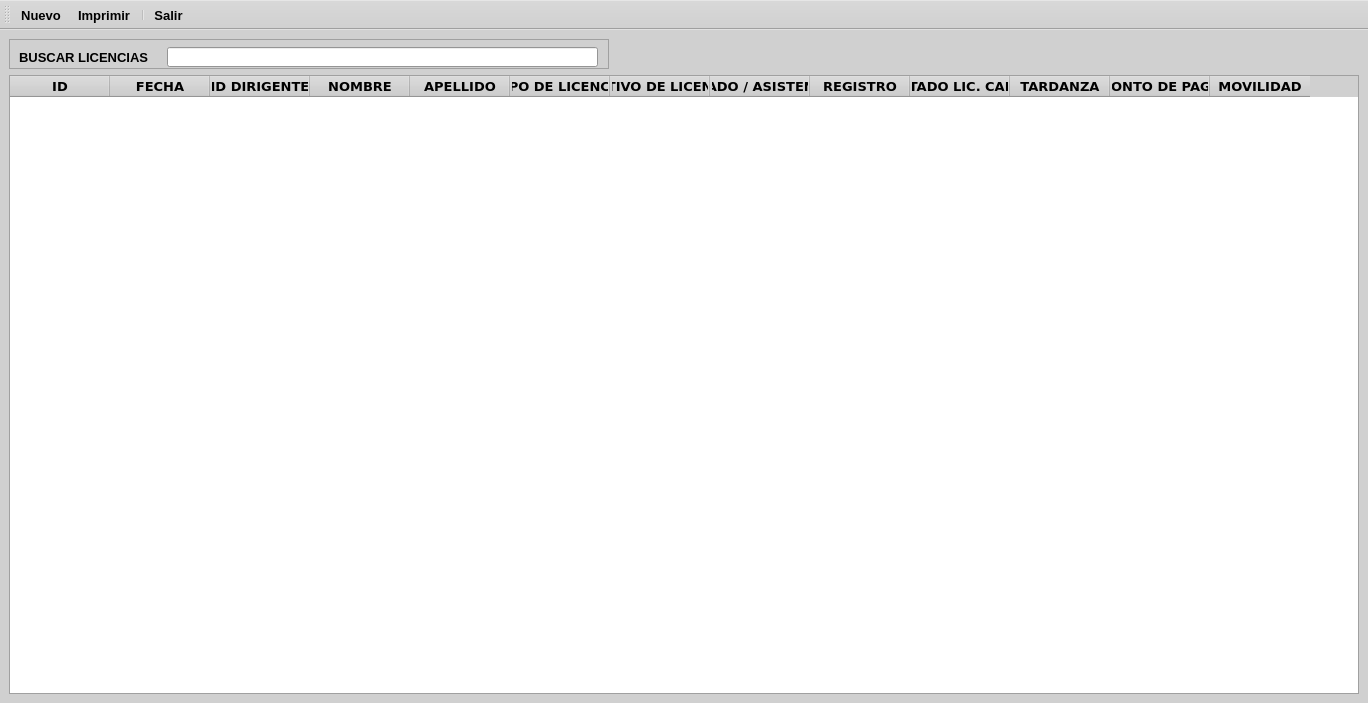
<?xml version="1.0" encoding="UTF-8"?>
<ui version="4.0">
 <class>MainWindow</class>
 <widget class="QMainWindow" name="MainWindow">
  <property name="geometry">
   <rect>
    <x>0</x>
    <y>0</y>
    <width>1368</width>
    <height>703</height>
   </rect>
  </property>
  <property name="palette">
   <palette>
    <active>
     <colorrole role="WindowText">
      <brush brushstyle="SolidPattern">
       <color alpha="255">
        <red>0</red>
        <green>0</green>
        <blue>0</blue>
       </color>
      </brush>
     </colorrole>
     <colorrole role="Button">
      <brush brushstyle="SolidPattern">
       <color alpha="255">
        <red>208</red>
        <green>208</green>
        <blue>208</blue>
       </color>
      </brush>
     </colorrole>
     <colorrole role="Light">
      <brush brushstyle="SolidPattern">
       <color alpha="255">
        <red>255</red>
        <green>255</green>
        <blue>255</blue>
       </color>
      </brush>
     </colorrole>
     <colorrole role="Midlight">
      <brush brushstyle="SolidPattern">
       <color alpha="255">
        <red>231</red>
        <green>231</green>
        <blue>231</blue>
       </color>
      </brush>
     </colorrole>
     <colorrole role="Dark">
      <brush brushstyle="SolidPattern">
       <color alpha="255">
        <red>104</red>
        <green>104</green>
        <blue>104</blue>
       </color>
      </brush>
     </colorrole>
     <colorrole role="Mid">
      <brush brushstyle="SolidPattern">
       <color alpha="255">
        <red>139</red>
        <green>139</green>
        <blue>139</blue>
       </color>
      </brush>
     </colorrole>
     <colorrole role="Text">
      <brush brushstyle="SolidPattern">
       <color alpha="255">
        <red>0</red>
        <green>0</green>
        <blue>0</blue>
       </color>
      </brush>
     </colorrole>
     <colorrole role="BrightText">
      <brush brushstyle="SolidPattern">
       <color alpha="255">
        <red>255</red>
        <green>255</green>
        <blue>255</blue>
       </color>
      </brush>
     </colorrole>
     <colorrole role="ButtonText">
      <brush brushstyle="SolidPattern">
       <color alpha="255">
        <red>0</red>
        <green>0</green>
        <blue>0</blue>
       </color>
      </brush>
     </colorrole>
     <colorrole role="Base">
      <brush brushstyle="SolidPattern">
       <color alpha="255">
        <red>255</red>
        <green>255</green>
        <blue>255</blue>
       </color>
      </brush>
     </colorrole>
     <colorrole role="Window">
      <brush brushstyle="SolidPattern">
       <color alpha="255">
        <red>208</red>
        <green>208</green>
        <blue>208</blue>
       </color>
      </brush>
     </colorrole>
     <colorrole role="Shadow">
      <brush brushstyle="SolidPattern">
       <color alpha="255">
        <red>0</red>
        <green>0</green>
        <blue>0</blue>
       </color>
      </brush>
     </colorrole>
     <colorrole role="AlternateBase">
      <brush brushstyle="SolidPattern">
       <color alpha="255">
        <red>231</red>
        <green>231</green>
        <blue>231</blue>
       </color>
      </brush>
     </colorrole>
     <colorrole role="ToolTipBase">
      <brush brushstyle="SolidPattern">
       <color alpha="255">
        <red>255</red>
        <green>255</green>
        <blue>220</blue>
       </color>
      </brush>
     </colorrole>
     <colorrole role="ToolTipText">
      <brush brushstyle="SolidPattern">
       <color alpha="255">
        <red>0</red>
        <green>0</green>
        <blue>0</blue>
       </color>
      </brush>
     </colorrole>
     <colorrole role="PlaceholderText">
      <brush brushstyle="SolidPattern">
       <color alpha="128">
        <red>0</red>
        <green>0</green>
        <blue>0</blue>
       </color>
      </brush>
     </colorrole>
    </active>
    <inactive>
     <colorrole role="WindowText">
      <brush brushstyle="SolidPattern">
       <color alpha="255">
        <red>0</red>
        <green>0</green>
        <blue>0</blue>
       </color>
      </brush>
     </colorrole>
     <colorrole role="Button">
      <brush brushstyle="SolidPattern">
       <color alpha="255">
        <red>208</red>
        <green>208</green>
        <blue>208</blue>
       </color>
      </brush>
     </colorrole>
     <colorrole role="Light">
      <brush brushstyle="SolidPattern">
       <color alpha="255">
        <red>255</red>
        <green>255</green>
        <blue>255</blue>
       </color>
      </brush>
     </colorrole>
     <colorrole role="Midlight">
      <brush brushstyle="SolidPattern">
       <color alpha="255">
        <red>231</red>
        <green>231</green>
        <blue>231</blue>
       </color>
      </brush>
     </colorrole>
     <colorrole role="Dark">
      <brush brushstyle="SolidPattern">
       <color alpha="255">
        <red>104</red>
        <green>104</green>
        <blue>104</blue>
       </color>
      </brush>
     </colorrole>
     <colorrole role="Mid">
      <brush brushstyle="SolidPattern">
       <color alpha="255">
        <red>139</red>
        <green>139</green>
        <blue>139</blue>
       </color>
      </brush>
     </colorrole>
     <colorrole role="Text">
      <brush brushstyle="SolidPattern">
       <color alpha="255">
        <red>0</red>
        <green>0</green>
        <blue>0</blue>
       </color>
      </brush>
     </colorrole>
     <colorrole role="BrightText">
      <brush brushstyle="SolidPattern">
       <color alpha="255">
        <red>255</red>
        <green>255</green>
        <blue>255</blue>
       </color>
      </brush>
     </colorrole>
     <colorrole role="ButtonText">
      <brush brushstyle="SolidPattern">
       <color alpha="255">
        <red>0</red>
        <green>0</green>
        <blue>0</blue>
       </color>
      </brush>
     </colorrole>
     <colorrole role="Base">
      <brush brushstyle="SolidPattern">
       <color alpha="255">
        <red>255</red>
        <green>255</green>
        <blue>255</blue>
       </color>
      </brush>
     </colorrole>
     <colorrole role="Window">
      <brush brushstyle="SolidPattern">
       <color alpha="255">
        <red>208</red>
        <green>208</green>
        <blue>208</blue>
       </color>
      </brush>
     </colorrole>
     <colorrole role="Shadow">
      <brush brushstyle="SolidPattern">
       <color alpha="255">
        <red>0</red>
        <green>0</green>
        <blue>0</blue>
       </color>
      </brush>
     </colorrole>
     <colorrole role="AlternateBase">
      <brush brushstyle="SolidPattern">
       <color alpha="255">
        <red>231</red>
        <green>231</green>
        <blue>231</blue>
       </color>
      </brush>
     </colorrole>
     <colorrole role="ToolTipBase">
      <brush brushstyle="SolidPattern">
       <color alpha="255">
        <red>255</red>
        <green>255</green>
        <blue>220</blue>
       </color>
      </brush>
     </colorrole>
     <colorrole role="ToolTipText">
      <brush brushstyle="SolidPattern">
       <color alpha="255">
        <red>0</red>
        <green>0</green>
        <blue>0</blue>
       </color>
      </brush>
     </colorrole>
     <colorrole role="PlaceholderText">
      <brush brushstyle="SolidPattern">
       <color alpha="128">
        <red>0</red>
        <green>0</green>
        <blue>0</blue>
       </color>
      </brush>
     </colorrole>
    </inactive>
    <disabled>
     <colorrole role="WindowText">
      <brush brushstyle="SolidPattern">
       <color alpha="255">
        <red>104</red>
        <green>104</green>
        <blue>104</blue>
       </color>
      </brush>
     </colorrole>
     <colorrole role="Button">
      <brush brushstyle="SolidPattern">
       <color alpha="255">
        <red>208</red>
        <green>208</green>
        <blue>208</blue>
       </color>
      </brush>
     </colorrole>
     <colorrole role="Light">
      <brush brushstyle="SolidPattern">
       <color alpha="255">
        <red>255</red>
        <green>255</green>
        <blue>255</blue>
       </color>
      </brush>
     </colorrole>
     <colorrole role="Midlight">
      <brush brushstyle="SolidPattern">
       <color alpha="255">
        <red>231</red>
        <green>231</green>
        <blue>231</blue>
       </color>
      </brush>
     </colorrole>
     <colorrole role="Dark">
      <brush brushstyle="SolidPattern">
       <color alpha="255">
        <red>104</red>
        <green>104</green>
        <blue>104</blue>
       </color>
      </brush>
     </colorrole>
     <colorrole role="Mid">
      <brush brushstyle="SolidPattern">
       <color alpha="255">
        <red>139</red>
        <green>139</green>
        <blue>139</blue>
       </color>
      </brush>
     </colorrole>
     <colorrole role="Text">
      <brush brushstyle="SolidPattern">
       <color alpha="255">
        <red>104</red>
        <green>104</green>
        <blue>104</blue>
       </color>
      </brush>
     </colorrole>
     <colorrole role="BrightText">
      <brush brushstyle="SolidPattern">
       <color alpha="255">
        <red>255</red>
        <green>255</green>
        <blue>255</blue>
       </color>
      </brush>
     </colorrole>
     <colorrole role="ButtonText">
      <brush brushstyle="SolidPattern">
       <color alpha="255">
        <red>104</red>
        <green>104</green>
        <blue>104</blue>
       </color>
      </brush>
     </colorrole>
     <colorrole role="Base">
      <brush brushstyle="SolidPattern">
       <color alpha="255">
        <red>208</red>
        <green>208</green>
        <blue>208</blue>
       </color>
      </brush>
     </colorrole>
     <colorrole role="Window">
      <brush brushstyle="SolidPattern">
       <color alpha="255">
        <red>208</red>
        <green>208</green>
        <blue>208</blue>
       </color>
      </brush>
     </colorrole>
     <colorrole role="Shadow">
      <brush brushstyle="SolidPattern">
       <color alpha="255">
        <red>0</red>
        <green>0</green>
        <blue>0</blue>
       </color>
      </brush>
     </colorrole>
     <colorrole role="AlternateBase">
      <brush brushstyle="SolidPattern">
       <color alpha="255">
        <red>208</red>
        <green>208</green>
        <blue>208</blue>
       </color>
      </brush>
     </colorrole>
     <colorrole role="ToolTipBase">
      <brush brushstyle="SolidPattern">
       <color alpha="255">
        <red>255</red>
        <green>255</green>
        <blue>220</blue>
       </color>
      </brush>
     </colorrole>
     <colorrole role="ToolTipText">
      <brush brushstyle="SolidPattern">
       <color alpha="255">
        <red>0</red>
        <green>0</green>
        <blue>0</blue>
       </color>
      </brush>
     </colorrole>
     <colorrole role="PlaceholderText">
      <brush brushstyle="SolidPattern">
       <color alpha="128">
        <red>0</red>
        <green>0</green>
        <blue>0</blue>
       </color>
      </brush>
     </colorrole>
    </disabled>
   </palette>
  </property>
  <property name="font">
   <font>
    <pointsize>10</pointsize>
    <bold>true</bold>
   </font>
  </property>
  <property name="windowTitle">
   <string>MainWindow</string>
  </property>
  <widget class="QWidget" name="centralwidget">
   <layout class="QVBoxLayout" name="verticalLayout">
    <item>
     <widget class="QFrame" name="frame">
      <property name="minimumSize">
       <size>
        <width>600</width>
        <height>30</height>
       </size>
      </property>
      <property name="maximumSize">
       <size>
        <width>600</width>
        <height>50</height>
       </size>
      </property>
      <property name="frameShape">
       <enum>QFrame::Shape::StyledPanel</enum>
      </property>
      <property name="frameShadow">
       <enum>QFrame::Shadow::Raised</enum>
      </property>
      <widget class="QLabel" name="label">
       <property name="geometry">
        <rect>
         <x>10</x>
         <y>10</y>
         <width>141</width>
         <height>16</height>
        </rect>
       </property>
       <property name="text">
        <string>BUSCAR LICENCIAS</string>
       </property>
      </widget>
      <widget class="QLineEdit" name="lineEdit">
       <property name="geometry">
        <rect>
         <x>158</x>
         <y>8</y>
         <width>431</width>
         <height>20</height>
        </rect>
       </property>
      </widget>
     </widget>
    </item>
    <item>
     <widget class="QTableWidget" name="tableWidget">
      <property name="font">
       <font>
        <family>Verdana</family>
        <pointsize>10</pointsize>
        <bold>true</bold>
       </font>
      </property>
      <property name="focusPolicy">
       <enum>Qt::FocusPolicy::NoFocus</enum>
      </property>
      <property name="sizeAdjustPolicy">
       <enum>QAbstractScrollArea::SizeAdjustPolicy::AdjustIgnored</enum>
      </property>
      <property name="editTriggers">
       <set>QAbstractItemView::EditTrigger::NoEditTriggers</set>
      </property>
      <column>
       <property name="text">
        <string>ID</string>
       </property>
      </column>
      <column>
       <property name="text">
        <string>FECHA</string>
       </property>
      </column>
      <column>
       <property name="text">
        <string>ID DIRIGENTE</string>
       </property>
      </column>
      <column>
       <property name="text">
        <string>NOMBRE</string>
       </property>
      </column>
      <column>
       <property name="text">
        <string>APELLIDO</string>
       </property>
      </column>
      <column>
       <property name="text">
        <string>TIPO DE LICENCIA</string>
       </property>
      </column>
      <column>
       <property name="text">
        <string>MOTIVO DE LICENCIA</string>
       </property>
      </column>
      <column>
       <property name="text">
        <string>ESTADO / ASISTENCIA</string>
       </property>
      </column>
      <column>
       <property name="text">
        <string>REGISTRO</string>
       </property>
      </column>
      <column>
       <property name="text">
        <string>ESTADO LIC. CANJE</string>
       </property>
      </column>
      <column>
       <property name="text">
        <string>TARDANZA</string>
       </property>
      </column>
      <column>
       <property name="text">
        <string>MONTO DE PAGO</string>
       </property>
      </column>
      <column>
       <property name="text">
        <string>MOVILIDAD</string>
       </property>
      </column>
     </widget>
    </item>
   </layout>
  </widget>
  <widget class="QToolBar" name="toolBar">
   <property name="palette">
    <palette>
     <active>
      <colorrole role="WindowText">
       <brush brushstyle="SolidPattern">
        <color alpha="255">
         <red>0</red>
         <green>0</green>
         <blue>0</blue>
        </color>
       </brush>
      </colorrole>
      <colorrole role="Button">
       <brush brushstyle="SolidPattern">
        <color alpha="255">
         <red>208</red>
         <green>208</green>
         <blue>208</blue>
        </color>
       </brush>
      </colorrole>
      <colorrole role="Light">
       <brush brushstyle="SolidPattern">
        <color alpha="255">
         <red>255</red>
         <green>255</green>
         <blue>255</blue>
        </color>
       </brush>
      </colorrole>
      <colorrole role="Midlight">
       <brush brushstyle="SolidPattern">
        <color alpha="255">
         <red>231</red>
         <green>231</green>
         <blue>231</blue>
        </color>
       </brush>
      </colorrole>
      <colorrole role="Dark">
       <brush brushstyle="SolidPattern">
        <color alpha="255">
         <red>104</red>
         <green>104</green>
         <blue>104</blue>
        </color>
       </brush>
      </colorrole>
      <colorrole role="Mid">
       <brush brushstyle="SolidPattern">
        <color alpha="255">
         <red>139</red>
         <green>139</green>
         <blue>139</blue>
        </color>
       </brush>
      </colorrole>
      <colorrole role="Text">
       <brush brushstyle="SolidPattern">
        <color alpha="255">
         <red>0</red>
         <green>0</green>
         <blue>0</blue>
        </color>
       </brush>
      </colorrole>
      <colorrole role="BrightText">
       <brush brushstyle="SolidPattern">
        <color alpha="255">
         <red>255</red>
         <green>255</green>
         <blue>255</blue>
        </color>
       </brush>
      </colorrole>
      <colorrole role="ButtonText">
       <brush brushstyle="SolidPattern">
        <color alpha="255">
         <red>0</red>
         <green>0</green>
         <blue>0</blue>
        </color>
       </brush>
      </colorrole>
      <colorrole role="Base">
       <brush brushstyle="SolidPattern">
        <color alpha="255">
         <red>255</red>
         <green>255</green>
         <blue>255</blue>
        </color>
       </brush>
      </colorrole>
      <colorrole role="Window">
       <brush brushstyle="SolidPattern">
        <color alpha="255">
         <red>208</red>
         <green>208</green>
         <blue>208</blue>
        </color>
       </brush>
      </colorrole>
      <colorrole role="Shadow">
       <brush brushstyle="SolidPattern">
        <color alpha="255">
         <red>0</red>
         <green>0</green>
         <blue>0</blue>
        </color>
       </brush>
      </colorrole>
      <colorrole role="AlternateBase">
       <brush brushstyle="SolidPattern">
        <color alpha="255">
         <red>231</red>
         <green>231</green>
         <blue>231</blue>
        </color>
       </brush>
      </colorrole>
      <colorrole role="ToolTipBase">
       <brush brushstyle="SolidPattern">
        <color alpha="255">
         <red>255</red>
         <green>255</green>
         <blue>220</blue>
        </color>
       </brush>
      </colorrole>
      <colorrole role="ToolTipText">
       <brush brushstyle="SolidPattern">
        <color alpha="255">
         <red>0</red>
         <green>0</green>
         <blue>0</blue>
        </color>
       </brush>
      </colorrole>
      <colorrole role="PlaceholderText">
       <brush brushstyle="SolidPattern">
        <color alpha="128">
         <red>0</red>
         <green>0</green>
         <blue>0</blue>
        </color>
       </brush>
      </colorrole>
     </active>
     <inactive>
      <colorrole role="WindowText">
       <brush brushstyle="SolidPattern">
        <color alpha="255">
         <red>0</red>
         <green>0</green>
         <blue>0</blue>
        </color>
       </brush>
      </colorrole>
      <colorrole role="Button">
       <brush brushstyle="SolidPattern">
        <color alpha="255">
         <red>208</red>
         <green>208</green>
         <blue>208</blue>
        </color>
       </brush>
      </colorrole>
      <colorrole role="Light">
       <brush brushstyle="SolidPattern">
        <color alpha="255">
         <red>255</red>
         <green>255</green>
         <blue>255</blue>
        </color>
       </brush>
      </colorrole>
      <colorrole role="Midlight">
       <brush brushstyle="SolidPattern">
        <color alpha="255">
         <red>231</red>
         <green>231</green>
         <blue>231</blue>
        </color>
       </brush>
      </colorrole>
      <colorrole role="Dark">
       <brush brushstyle="SolidPattern">
        <color alpha="255">
         <red>104</red>
         <green>104</green>
         <blue>104</blue>
        </color>
       </brush>
      </colorrole>
      <colorrole role="Mid">
       <brush brushstyle="SolidPattern">
        <color alpha="255">
         <red>139</red>
         <green>139</green>
         <blue>139</blue>
        </color>
       </brush>
      </colorrole>
      <colorrole role="Text">
       <brush brushstyle="SolidPattern">
        <color alpha="255">
         <red>0</red>
         <green>0</green>
         <blue>0</blue>
        </color>
       </brush>
      </colorrole>
      <colorrole role="BrightText">
       <brush brushstyle="SolidPattern">
        <color alpha="255">
         <red>255</red>
         <green>255</green>
         <blue>255</blue>
        </color>
       </brush>
      </colorrole>
      <colorrole role="ButtonText">
       <brush brushstyle="SolidPattern">
        <color alpha="255">
         <red>0</red>
         <green>0</green>
         <blue>0</blue>
        </color>
       </brush>
      </colorrole>
      <colorrole role="Base">
       <brush brushstyle="SolidPattern">
        <color alpha="255">
         <red>255</red>
         <green>255</green>
         <blue>255</blue>
        </color>
       </brush>
      </colorrole>
      <colorrole role="Window">
       <brush brushstyle="SolidPattern">
        <color alpha="255">
         <red>208</red>
         <green>208</green>
         <blue>208</blue>
        </color>
       </brush>
      </colorrole>
      <colorrole role="Shadow">
       <brush brushstyle="SolidPattern">
        <color alpha="255">
         <red>0</red>
         <green>0</green>
         <blue>0</blue>
        </color>
       </brush>
      </colorrole>
      <colorrole role="AlternateBase">
       <brush brushstyle="SolidPattern">
        <color alpha="255">
         <red>231</red>
         <green>231</green>
         <blue>231</blue>
        </color>
       </brush>
      </colorrole>
      <colorrole role="ToolTipBase">
       <brush brushstyle="SolidPattern">
        <color alpha="255">
         <red>255</red>
         <green>255</green>
         <blue>220</blue>
        </color>
       </brush>
      </colorrole>
      <colorrole role="ToolTipText">
       <brush brushstyle="SolidPattern">
        <color alpha="255">
         <red>0</red>
         <green>0</green>
         <blue>0</blue>
        </color>
       </brush>
      </colorrole>
      <colorrole role="PlaceholderText">
       <brush brushstyle="SolidPattern">
        <color alpha="128">
         <red>0</red>
         <green>0</green>
         <blue>0</blue>
        </color>
       </brush>
      </colorrole>
     </inactive>
     <disabled>
      <colorrole role="WindowText">
       <brush brushstyle="SolidPattern">
        <color alpha="255">
         <red>104</red>
         <green>104</green>
         <blue>104</blue>
        </color>
       </brush>
      </colorrole>
      <colorrole role="Button">
       <brush brushstyle="SolidPattern">
        <color alpha="255">
         <red>208</red>
         <green>208</green>
         <blue>208</blue>
        </color>
       </brush>
      </colorrole>
      <colorrole role="Light">
       <brush brushstyle="SolidPattern">
        <color alpha="255">
         <red>255</red>
         <green>255</green>
         <blue>255</blue>
        </color>
       </brush>
      </colorrole>
      <colorrole role="Midlight">
       <brush brushstyle="SolidPattern">
        <color alpha="255">
         <red>231</red>
         <green>231</green>
         <blue>231</blue>
        </color>
       </brush>
      </colorrole>
      <colorrole role="Dark">
       <brush brushstyle="SolidPattern">
        <color alpha="255">
         <red>104</red>
         <green>104</green>
         <blue>104</blue>
        </color>
       </brush>
      </colorrole>
      <colorrole role="Mid">
       <brush brushstyle="SolidPattern">
        <color alpha="255">
         <red>139</red>
         <green>139</green>
         <blue>139</blue>
        </color>
       </brush>
      </colorrole>
      <colorrole role="Text">
       <brush brushstyle="SolidPattern">
        <color alpha="255">
         <red>104</red>
         <green>104</green>
         <blue>104</blue>
        </color>
       </brush>
      </colorrole>
      <colorrole role="BrightText">
       <brush brushstyle="SolidPattern">
        <color alpha="255">
         <red>255</red>
         <green>255</green>
         <blue>255</blue>
        </color>
       </brush>
      </colorrole>
      <colorrole role="ButtonText">
       <brush brushstyle="SolidPattern">
        <color alpha="255">
         <red>104</red>
         <green>104</green>
         <blue>104</blue>
        </color>
       </brush>
      </colorrole>
      <colorrole role="Base">
       <brush brushstyle="SolidPattern">
        <color alpha="255">
         <red>208</red>
         <green>208</green>
         <blue>208</blue>
        </color>
       </brush>
      </colorrole>
      <colorrole role="Window">
       <brush brushstyle="SolidPattern">
        <color alpha="255">
         <red>208</red>
         <green>208</green>
         <blue>208</blue>
        </color>
       </brush>
      </colorrole>
      <colorrole role="Shadow">
       <brush brushstyle="SolidPattern">
        <color alpha="255">
         <red>0</red>
         <green>0</green>
         <blue>0</blue>
        </color>
       </brush>
      </colorrole>
      <colorrole role="AlternateBase">
       <brush brushstyle="SolidPattern">
        <color alpha="255">
         <red>208</red>
         <green>208</green>
         <blue>208</blue>
        </color>
       </brush>
      </colorrole>
      <colorrole role="ToolTipBase">
       <brush brushstyle="SolidPattern">
        <color alpha="255">
         <red>255</red>
         <green>255</green>
         <blue>220</blue>
        </color>
       </brush>
      </colorrole>
      <colorrole role="ToolTipText">
       <brush brushstyle="SolidPattern">
        <color alpha="255">
         <red>0</red>
         <green>0</green>
         <blue>0</blue>
        </color>
       </brush>
      </colorrole>
      <colorrole role="PlaceholderText">
       <brush brushstyle="SolidPattern">
        <color alpha="128">
         <red>0</red>
         <green>0</green>
         <blue>0</blue>
        </color>
       </brush>
      </colorrole>
     </disabled>
    </palette>
   </property>
   <property name="windowTitle">
    <string>toolBar</string>
   </property>
   <property name="toolButtonStyle">
    <enum>Qt::ToolButtonStyle::ToolButtonTextBesideIcon</enum>
   </property>
   <attribute name="toolBarArea">
    <enum>TopToolBarArea</enum>
   </attribute>
   <attribute name="toolBarBreak">
    <bool>false</bool>
   </attribute>
   <addaction name="actionNuevo"/>
   <addaction name="actionImprimir"/>
   <addaction name="separator"/>
   <addaction name="actionSalir"/>
  </widget>
  <action name="actionNuevo">
   <property name="icon">
    <iconset resource="../resources.qrc">
     <normaloff>:/icons/resources/icons/nuevo.png</normaloff>:/icons/resources/icons/nuevo.png</iconset>
   </property>
   <property name="text">
    <string>Nuevo</string>
   </property>
  </action>
  <action name="actionImprimir">
   <property name="icon">
    <iconset resource="../resources.qrc">
     <normaloff>:/icons/resources/icons/imprimir.png</normaloff>:/icons/resources/icons/imprimir.png</iconset>
   </property>
   <property name="text">
    <string>Imprimir</string>
   </property>
  </action>
  <action name="actionSalir">
   <property name="icon">
    <iconset resource="../resources.qrc">
     <normaloff>:/icons/resources/icons/salir.png</normaloff>:/icons/resources/icons/salir.png</iconset>
   </property>
   <property name="text">
    <string>Salir</string>
   </property>
  </action>
 </widget>
 <resources>
  <include location="../resources.qrc"/>
 </resources>
 <connections/>
</ui>
